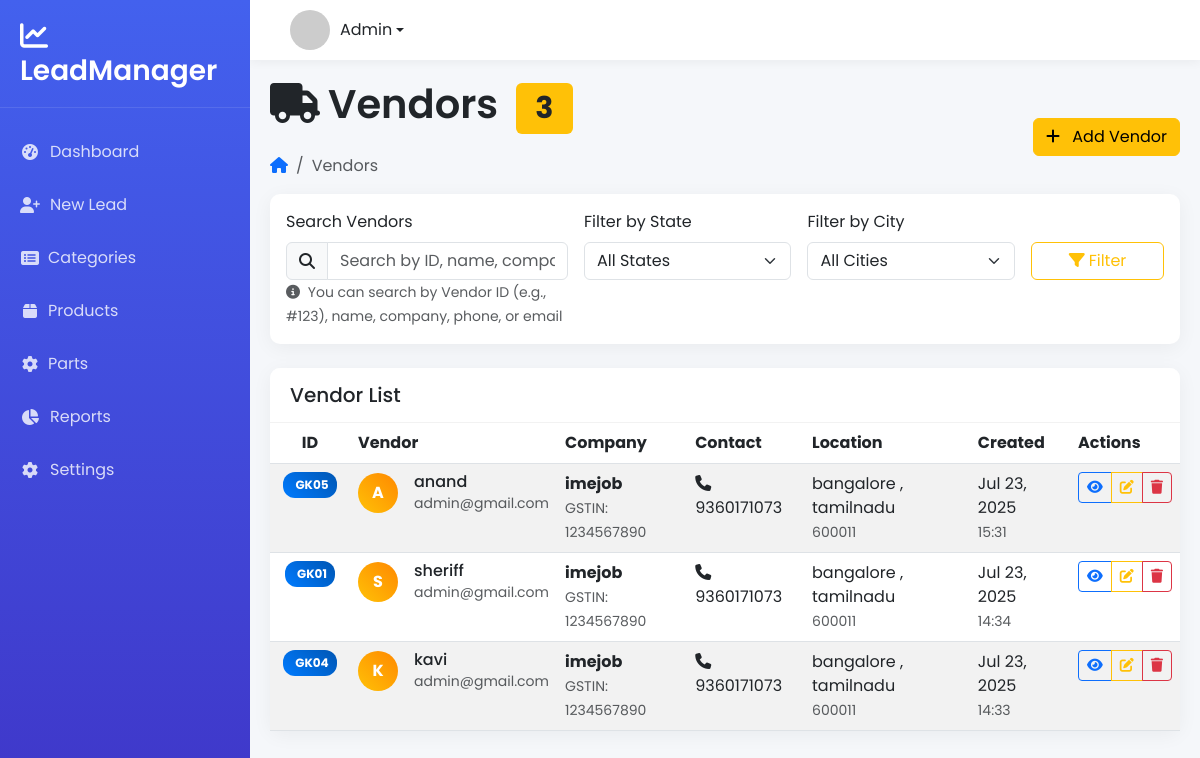
The app's page /vendor_list/ (signed in) with its own data.
### leads/models.py (models this page shows, shortened)
class Vendor(models.Model):
    vendor_id = models.CharField(max_length=20, unique=True)
    company_name = models.CharField(max_length=200, blank=True, null=True)
    vendor_name = models.CharField(max_length=200)
    phone_number = models.CharField(max_length=15)
    phone_number_2 = models.CharField(max_length=15, blank=True, null=True)
    email = models.EmailField(blank=True, null=True)
    gstin = models.CharField(max_length=15, blank=True, null=True)
    address_line_1 = models.TextField(blank=True, null=True)
    address_line_2 = models.TextField(blank=True, null=True)
    city = models.CharField(max_length=100, blank=True, null=True)
    state = models.CharField(max_length=100, blank=True, null=True)
    pincode = models.CharField(max_length=10, blank=True, null=True)
    company_website = models.URLField(blank=True, null=True)
    created_by = models.ForeignKey(User, on_delete=models.CASCADE)
    created_at = models.DateTimeField(auto_now_add=True)
    updated_at = models.DateTimeField(auto_now=True)
    class Meta:
        ordering = ['-created_at']

### leads/views.py (the view, shortened to what this page needs)
# urls.py: path('vendor_list/', views.vendor_list, name='vendor_list'),
@login_required
def vendor_list(request):
    vendors = Vendor.objects.all()
    search_query = request.GET.get('search', '')
    state_filter = request.GET.get('state', '')
    if state_filter:
        vendors = vendors.filter(state__icontains=state_filter)
    city_filter = request.GET.get('city', '')
    if city_filter:
        vendors = vendors.filter(city__icontains=city_filter)
    states = Vendor.objects.exclude(state__isnull=True).exclude(state='').values_list('state', flat=True).distinct().order_by('state')
    cities = Vendor.objects.exclude(city__isnull=True).exclude(city='').values_list('city', flat=True).distinct().order_by('city')
    paginator = Paginator(vendors, 10)
    page_number = request.GET.get('page')
    page_obj = paginator.get_page(page_number)
    return render(request, 'vendor_list.html', {
        'vendors': page_obj,
        'search_query': search_query,
        'state_filter': state_filter,
        'city_filter': city_filter,
        'states': states,
        'cities': cities,
        'total_vendors': Vendor.objects.count(),
    })

### leads/templates/vendor_list.html (shortened to what this page needs)
{% extends "base.html" %}
{% block content %}
<div class="page-header">
    <div class="d-flex justify-content-between align-items-center">
        <div>
            <h1 class="page-title">
                <i class="fas fa-truck me-2"></i>Vendors
                <span class="badge bg-warning text-dark ms-2">{{ total_vendors }}</span>
            </h1>
            <nav aria-label="breadcrumb" class="d-none d-md-block">
                <ol class="breadcrumb">
                    <li class="breadcrumb-item"><a href="{% url 'dashboard' %}"><i class="fas fa-home"></i></a></li>
                    <li class="breadcrumb-item active" aria-current="page">Vendors</li>
                </ol>
            </nav>
        </div>
        <div>
            <a href="{% url 'add_vendor' %}" class="btn btn-warning">
                <i class="fas fa-plus me-2 d-none d-sm-inline"></i>
                <span class="d-none d-sm-inline">Add Vendor</span>
            </a>
        </div>
    </div>
</div>
<div class="card mb-4">
    <div class="card-body">
        <form method="get" class="row g-3">
            <div class="col-md-4 d-none d-md-block">
                <label for="search" class="form-label">Search Vendors</label>
                <div class="input-group">
                    <span class="input-group-text"><i class="fas fa-search"></i></span>
                    <input type="text" class="form-control" id="search" name="search"
                           value="{{ search_query }}" placeholder="Search by ID, name, company, phone...">
                </div>
                <small class="form-text text-muted">
                    <i class="fas fa-info-circle me-1"></i>
                    You can search by Vendor ID (e.g., #123), name, company, phone, or email
                </small>
            </div>
            <div class="col-md-3 d-none d-md-block">
                <label for="state" class="form-label">Filter by State</label>
                <select class="form-select" id="state" name="state">
                    <option value="">All States</option>
                </select>
            </div>
            <div class="col-md-3 d-none d-md-block">
                <label for="city" class="form-label">Filter by City</label>
                <select class="form-select" id="city" name="city">
                    <option value="">All Cities</option>
                </select>
            </div>
            <div class="col-12 col-md-2">
                <label class="form-label d-none d-md-block">&nbsp;</label>
                <div class="d-grid">
                    <button type="submit" class="btn btn-outline-warning">
                        <i class="fas fa-filter me-1"></i>Filter
                    </button>
                </div>
            </div>
        </form>
    </div>
</div>
<div class="card">
    <div class="card-header">
        <h5 class="card-title mb-0">
            Vendor List
        </h5>
    </div>
    <div class="card-body p-0">
        {% if vendors %}
            <div class="table-responsive d-none d-lg-block">
                <table class="table table-hover table-striped mb-0">
                    <thead class="bg-light">
                        <tr>
                            <th>ID</th>
                            <th>Vendor</th>
                            <th>Company</th>
                            <th>Contact</th>
                            <th>Location</th>
                            <th>Created</th>
                            <th>Actions</th>
                        </tr>
                    </thead>
                    <tbody>
                        {% for vendor in vendors %}
                            <tr>
                                <td>
                                    <span class="vendor-id-badge">
                                        {{ vendor.vendor_id }}
                                    </span>
                                </td>
                                <td>
                                    <div class="d-flex align-items-center">
                                        <div class="avatar-circle me-3">
                                            {{ vendor.vendor_name|first|upper }}
                                        </div>
                                        <div>
                                            <h6 class="mb-0">{{ vendor.vendor_name }}</h6>
                                            {% if vendor.email %}
                                                <small class="text-muted">{{ vendor.email }}</small>
                                            {% endif %}
                                        </div>
                                    </div>
                                </td>
                                <td>
                                    {% if vendor.company_name %}
                                        <span class="fw-bold">{{ vendor.company_name }}</span>
                                        {% if vendor.gstin %}
                                            <br><small class="text-muted">GSTIN: {{ vendor.gstin }}</small>
                                        {% endif %}
                                    {% else %}
                                        <span class="text-muted">Individual</span>
                                    {% endif %}
                                </td>
                                <td>
                                    <div>
                                        <i class="fas fa-phone me-1"></i>{{ vendor.phone_number }}
                                    </div>
                                </td>
                                <td>
                                    {% if vendor.city or vendor.state %}
                                        <div>
                                            {% if vendor.city %}{{ vendor.city }}{% endif %}
                                            {% if vendor.city and vendor.state %}, {% endif %}
                                            {% if vendor.state %}{{ vendor.state }}{% endif %}
                                        </div>
                                        {% if vendor.pincode %}
                                            <small class="text-muted">{{ vendor.pincode }}</small>
                                        {% endif %}
                                    {% else %}
                                        <span class="text-muted">Not specified</span>
                                    {% endif %}
                                </td>
                                <td>
                                    <div>{{ vendor.created_at|date:"M d, Y" }}</div>
                                    <small class="text-muted">{{ vendor.created_at|date:"H:i" }}</small>
                                </td>
                                <td>
                                    <div class="btn-group" role="group">
                                        <a href="{% url 'vendor_detail' vendor.id %}"
                                           class="btn btn-sm btn-outline-primary" title="View Details">
                                            <i class="fas fa-eye"></i>
                                        </a>
                                        <a href="{% url 'edit_vendor' vendor.id %}" class="btn btn-sm btn-outline-warning" title="Edit">
                                            <i class="fas fa-edit"></i>
                                        </a>
                                        <button type="button" class="btn btn-sm btn-outline-danger"
                                                title="Delete" onclick="confirmDelete('{{ vendor.id }}', '{{ vendor.vendor_name }}')">
                                            <i class="fas fa-trash"></i>
                                        </button>
                                    </div>
                                </td>
                            </tr>
                        {% endfor %}
                    </tbody>
                </table>
            </div>
        {% endif %}
    </div>
</div>
{% endblock %}

### leads/templates/base.html (style rules this page uses)
:root { --primary-color: #4361ee; --secondary-color: #3f37c9; --accent-color: #4895ef; --light-color: #f8f9fa; --dark-color: #212529; --sidebar-width: 250px; --header-height: 60px; }
body { font-family: 'Poppins', sans-serif; background-color: #f5f7fa; color: #4a4a4a; min-height: 100vh; display: flex; flex-direction: column; }
.card { border: none; border-radius: 10px; box-shadow: 0 4px 20px rgba(0, 0, 0, 0.05); margin-bottom: 20px; transition: all 0.3s; }
.card-header { background-color: white; border-bottom: 1px solid rgba(0, 0, 0, 0.05); font-weight: 600; padding: 15px 20px; border-radius: 10px 10px 0 0 !important; }
.page-title { font-weight: 600; margin-bottom: 20px; color: var(--dark-color); }

### leads/templates/vendor_list.html (style rules this page uses)
.avatar-circle { width: 40px; height: 40px; border-radius: 50%; background: linear-gradient(45deg, #ffc107, #ff8800); display: flex; align-items: center; justify-content: center; color: white; font-weight: bold; font-size: 16px; flex-shrink: 0; }
.vendor-id-badge { background: linear-gradient(45deg, #007bff, #0056b3); color: white; padding: 4px 8px; border-radius: 12px; font-size: 12px; font-weight: bold; display: inline-block; }
.form-text { margin-top: 0.25rem; }
@media (min-width: 992px) { .table th:first-child, .table td:first-child { width: 80px; text-align: center; } }

### records on screen
Vendor: vendor_id "GK05", vendor_name|first "A", vendor_name "anand", email "admin@gmail.com", company_name "imejob", gstin "1234567890", phone_number "9360171073", city "bangalore", state "tamilnadu", pincode "600011", created_at "Jul 23, 2025", created_at "15:31"
Vendor: vendor_id "GK01", vendor_name|first "S", vendor_name "sheriff", email "admin@gmail.com", company_name "imejob", gstin "1234567890", phone_number "9360171073", city "bangalore", state "tamilnadu", pincode "600011", created_at "Jul 23, 2025", created_at "14:34"
Vendor: vendor_id "GK04", vendor_name|first "K", vendor_name "kavi", email "admin@gmail.com", company_name "imejob", gstin "1234567890", phone_number "9360171073", city "bangalore", state "tamilnadu", pincode "600011", created_at "Jul 23, 2025", created_at "14:33"

### other values on screen
{{ total_vendors }} "3"
